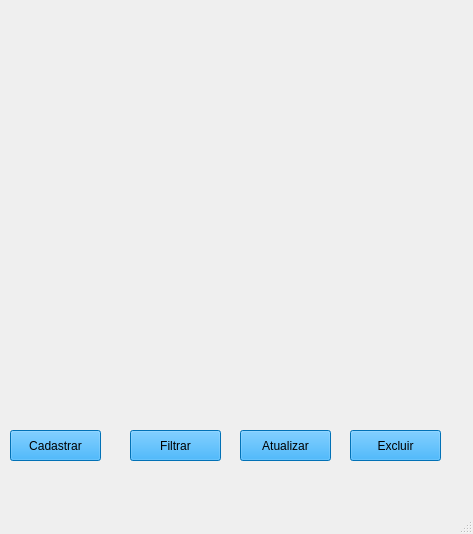
<?xml version="1.0" encoding="UTF-8"?>
<ui version="4.0">
 <class>MainWindow</class>
 <widget class="QMainWindow" name="MainWindow">
  <property name="geometry">
   <rect>
    <x>0</x>
    <y>0</y>
    <width>473</width>
    <height>534</height>
   </rect>
  </property>
  <property name="windowTitle">
   <string>MainWindow</string>
  </property>
  <widget class="QWidget" name="centralwidget">
   <widget class="QLabel" name="label">
    <property name="geometry">
     <rect>
      <x>-20</x>
      <y>-60</y>
      <width>801</width>
      <height>601</height>
     </rect>
    </property>
    <property name="text">
     <string/>
    </property>
    <property name="pixmap">
     <pixmap>../../../../../../../../Downloads/Seja bem-vindo (1).png</pixmap>
    </property>
   </widget>
   <widget class="QPushButton" name="btn_cadastrar2">
    <property name="geometry">
     <rect>
      <x>10</x>
      <y>430</y>
      <width>91</width>
      <height>31</height>
     </rect>
    </property>
    <property name="styleSheet">
     <string notr="true">background-color: rgb(2, 158, 255);</string>
    </property>
    <property name="text">
     <string>Cadastrar</string>
    </property>
   </widget>
   <widget class="QPushButton" name="btn_filtrar2">
    <property name="geometry">
     <rect>
      <x>130</x>
      <y>430</y>
      <width>91</width>
      <height>31</height>
     </rect>
    </property>
    <property name="styleSheet">
     <string notr="true">background-color: rgb(2, 158, 255);</string>
    </property>
    <property name="text">
     <string>Filtrar</string>
    </property>
   </widget>
   <widget class="QPushButton" name="btn_atualizar2">
    <property name="geometry">
     <rect>
      <x>240</x>
      <y>430</y>
      <width>91</width>
      <height>31</height>
     </rect>
    </property>
    <property name="styleSheet">
     <string notr="true">background-color: rgb(2, 158, 255);</string>
    </property>
    <property name="text">
     <string>Atualizar</string>
    </property>
   </widget>
   <widget class="QPushButton" name="btn_excluir2">
    <property name="geometry">
     <rect>
      <x>350</x>
      <y>430</y>
      <width>91</width>
      <height>31</height>
     </rect>
    </property>
    <property name="styleSheet">
     <string notr="true">background-color: rgb(2, 158, 255);</string>
    </property>
    <property name="text">
     <string>Excluir</string>
    </property>
   </widget>
  </widget>
  <widget class="QMenuBar" name="menubar">
   <property name="geometry">
    <rect>
     <x>0</x>
     <y>0</y>
     <width>473</width>
     <height>21</height>
    </rect>
   </property>
  </widget>
  <widget class="QStatusBar" name="statusbar"/>
 </widget>
 <resources/>
 <connections/>
</ui>
